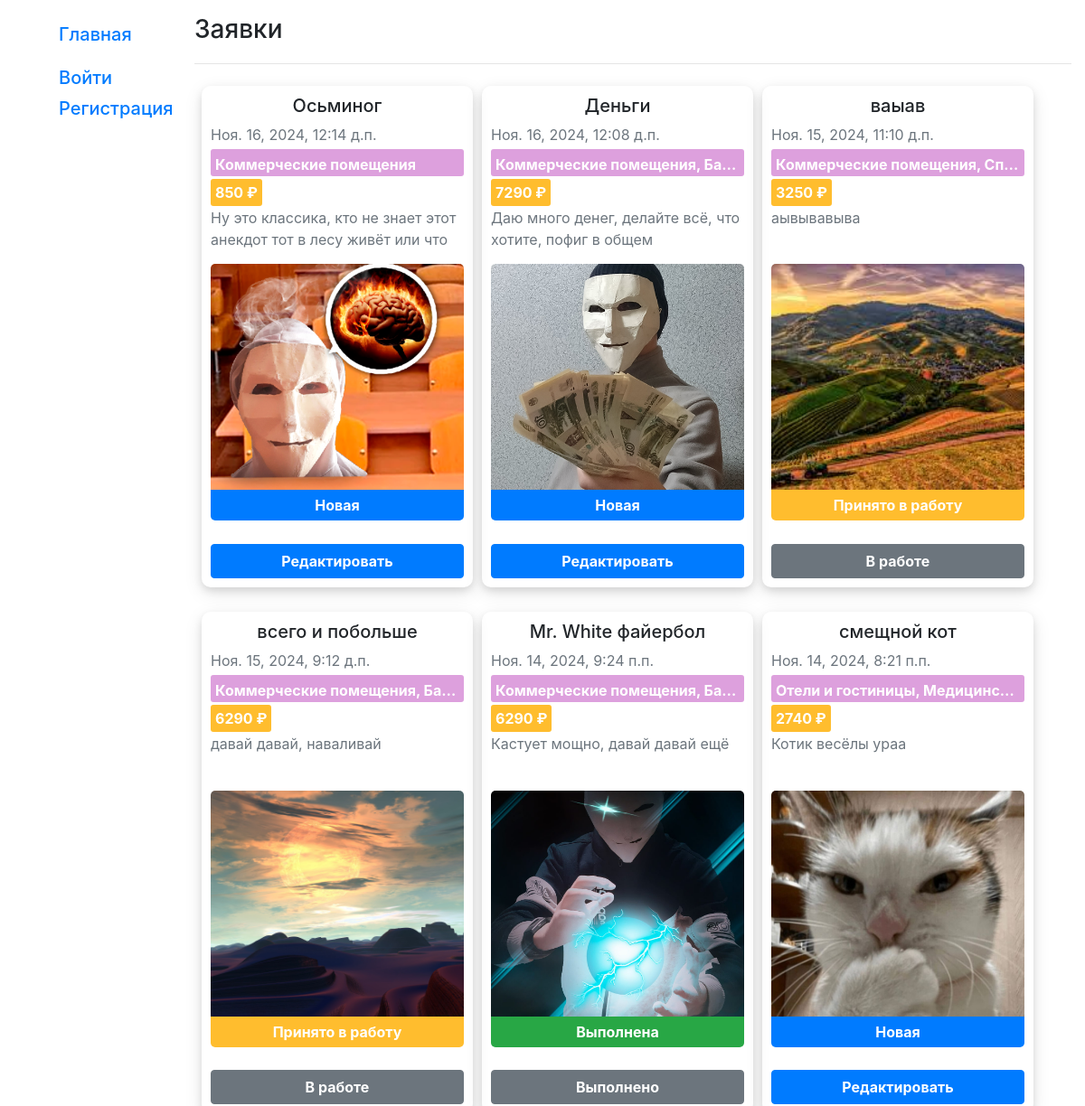
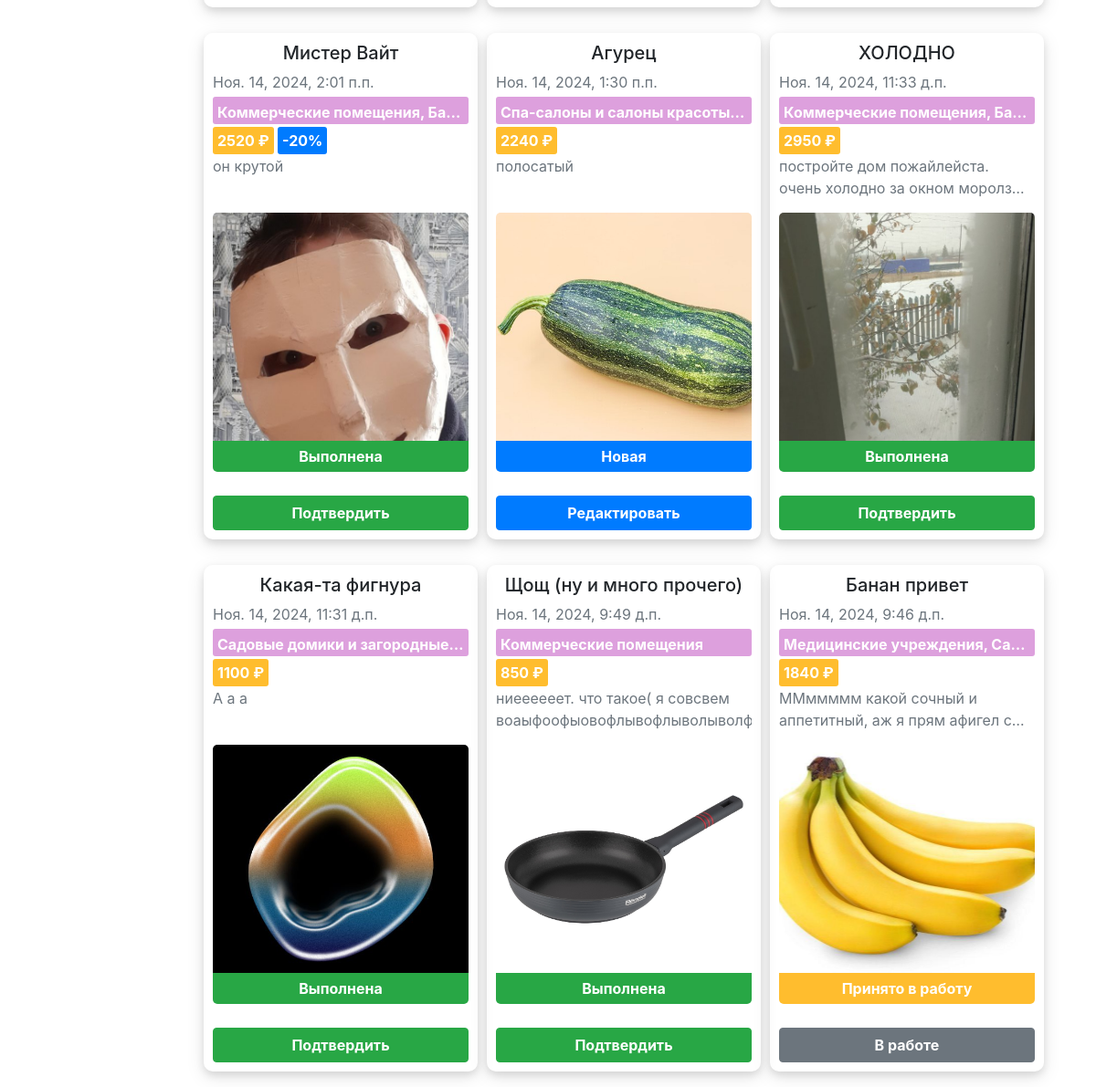
The app's page /design/all-apps/ with its own data (2 pictures, top to bottom).
### mysite/models.py (models this page shows, shortened)
class DesignApplication(models.Model):
    creator = models.ForeignKey(User, on_delete=models.CASCADE, null=True, blank=True, verbose_name='Создатель')
    title = models.CharField(max_length=200, verbose_name='Название')
    description = models.TextField(max_length=2000, verbose_name='Описание')
    photo = models.FileField(verbose_name='Фото помещения')
    time_created = models.DateTimeField(auto_now_add=True, verbose_name='Дата создания')
    category = models.ManyToManyField(Category, null=False, verbose_name='Категория')
    discount = models.IntegerField(verbose_name='Скидка', default=0)
    payment_confirmed = models.BooleanField(verbose_name='Оплата произведена', default=False)
    design_comment = models.TextField(max_length=1000, verbose_name='Комментарий', blank=True)
    design_photo = models.FileField(verbose_name='Изображение дизайна', blank=True)
    APP_STATUS = (
        ('n', 'Новая'),
        ('w', 'Принято в работу'),
        ('d', 'Выполнена'),
    )
    status = models.CharField(max_length=1, verbose_name='Статус заявки', choices=APP_STATUS, null=False, default='n')
    class Meta:
        permissions = [
            ('can_edit_status', 'Can edit application status')
        ]
    def time_created_f(self):
        return self.time_created
    def get_categories(self):
        categories = self.category.all()
        return ', '.join(str(category.title) for category in categories)
    def get_price(self):
        categories = self.category.all()
        return int(sum(category.price for category in categories) * (100 - self.discount) / 100)

class Category(models.Model):
    title = models.CharField(max_length=200, verbose_name='Название', unique=True)
    price = models.IntegerField(verbose_name='Цена', default=0)

### mysite/views.py (the view)
# urls.py: path('all-apps/', AllAppsListView.as_view(), name='all_apps'),
class AllAppsListView(generic.ListView, PermissionRequiredMixin):
    permission_required = 'mysite.can_edit_status'
    model = DesignApplication
    template_name = 'all_apps.html'
    def get_queryset(self):
        return DesignApplication.objects.all().order_by('-time_created')

### mysite/templates/all_apps.html
{% extends "layout/basic.html" %}
{% block content %}
<h3>Заявки</h3>
    {% if designapplication_list %}
        <hr>
        <div class="app-display p-2">
            {% for app in designapplication_list %}
                <div class="app-display-card">
                    <div>
                        <p class="mb-2 h5 text-center">{{app.title}}</p>
                        <p class="text-secondary mt-1 mb-1">{{ app.time_created_f }}</p>
                        <p class="text-white mb-0 app-display-category text-truncate">{{ app.get_categories }}</p>
                        <p class="text-white mb-0 app-display-price d-inline">{{ app.get_price }} ₽</p>
                        {% if app.discount != 0 %}
                            <p class="text-white mb-0 app-display-price d-inline bg-primary">-{{ app.discount }}%</p>
                        {% endif %}
                        <p class="text-secondary mt-1 mb-1 app-desc">{{ app.description }}</p>
                    </div>
                    <div>
                        {% if app.photo %}
                            <img src="{{ app.photo.url }}" alt="{{ app.title }}" class="app-display-img"/>
                        {% endif %}
                        <p class="text-white app-status mt-0
                        {% if app.status == 'n' %} bg-primary
                        {% elif app.status == 'w' %} bg-yellow
                        {% else %} bg-success
                        {% endif %}
                        ">{{ app.get_status_display }}</p>
                    </div>
                    {% if app.status == 'n' %}
                        <a href="{% url 'app_edit' app.id %}" class="btn btn-primary font-weight-bold">Редактировать</a>
                    {% elif app.status == 'w' %}
                        <p class="btn btn-secondary font-weight-bold mb-0">В работе</p>
                    {% elif not app.payment_confirmed %}
                        <a href="{% url 'app_edit_done' app.id %}" class="btn btn-success font-weight-bold">Подтвердить</a>
                    {% else %}
                        <p class="btn btn-secondary font-weight-bold mb-0">Выполнено</p>
                    {% endif %}
                </div>
            {% endfor %}
        </div>
    {% else %}
      <p>В базе нет заявок.</p>
    {% endif %}
{% endblock %}

### mysite/static/css/styles.css (style rules this page uses)
h3 { margin-bottom: 20px; }
.app-display { display: flex; flex-wrap: wrap; height: 100%; gap: 10px; }
.app-display-card { width: 300px; height: 555px; border-radius: 10px; box-shadow: 0 4px 8px 0 rgba(0, 0, 0, 0.1), 0 6px 20px 0 rgba(0, 0, 0, 0.1); padding: 10px; display: flex; flex-direction: column; justify-content: space-between; }
.app-display-img { width: 280px; height: 250px; object-fit: cover; border-radius: 5px 5px 0 0; }
.app-desc { height: 50px; overflow: hidden; white-space: normal; text-overflow: ellipsis; display: -webkit-box; -webkit-box-orient: vertical; -webkit-line-clamp: 2; }
.app-display-category { padding: 5px; border-radius: 3px; display: inline-block; background-color: plum; width: 100%; height: 30px; font-weight: bold; }
.app-display-price { padding: 5px; border-radius: 3px; display: inline-block; background-color: #ffbd2e; width: 100%; height: 30px; font-weight: bold; }
.app-status { font-weight: bold; padding: 5px; text-align: center; border-radius: 0 0 5px 5px; }
.bg-yellow { background-color: #ffbd2e; }

### records on screen
DesignApplication: title "Осьминог", time_created_f "Ноя. 16, 2024, 12:14 д.п.", get_categories "Коммерческие помещения", get_price "850", description "Ну это классика, кто не знает этот анекдот тот в лесу живёт или что", photo (picture), status "Новая", shows "Редактировать"
DesignApplication: title "Деньги", time_created_f "Ноя. 16, 2024, 12:08 д.п.", get_categories "Коммерческие помещения, Ба…", get_price "7290", description "Даю много денег, делайте всё, что хотите, пофиг в общем", photo (picture), status "Новая", shows "Редактировать"
DesignApplication: title "ваыав", time_created_f "Ноя. 15, 2024, 11:10 д.п.", get_categories "Коммерческие помещения, Сп…", get_price "3250", description "аывывавыва", photo (picture), status "Принято в работу", shows "В работе"
DesignApplication: title "всего и побольше", time_created_f "Ноя. 15, 2024, 9:12 д.п.", get_categories "Коммерческие помещения, Ба…", get_price "6290", description "давай давай, наваливай", photo (picture), status "Принято в работу", shows "В работе"
DesignApplication: title "Mr. White файербол", time_created_f "Ноя. 14, 2024, 9:24 п.п.", get_categories "Коммерческие помещения, Ба…", get_price "6290", description "Кастует мощно, давай давай ещё", photo (picture), status "Выполнена", payment_confirmed "Выполнено"
DesignApplication: title "смещной кот", time_created_f "Ноя. 14, 2024, 8:21 п.п.", get_categories "Отели и гостиницы, Медицинс…", get_price "2740", description "Котик весёлы ураа", photo (picture), status "Новая", shows "Редактировать"
DesignApplication: title "Мистер Вайт", time_created_f "Ноя. 14, 2024, 2:01 п.п.", get_categories "Коммерческие помещения, Ба…", get_price "2520", discount "20", description "он крутой", photo (picture), status "Выполнена", payment_confirmed "Подтвердить"
DesignApplication: title "Агурец", time_created_f "Ноя. 14, 2024, 1:30 п.п.", get_categories "Спа-салоны и салоны красоты…", get_price "2240", description "полосатый", photo (picture), status "Новая", shows "Редактировать"
DesignApplication: title "ХОЛОДНО", time_created_f "Ноя. 14, 2024, 11:33 д.п.", get_categories "Коммерческие помещения, Ба…", get_price "2950", description "постройте дом пожайлейста. очень холодно за окном…", photo (picture), status "Выполнена", payment_confirmed "Подтвердить"
DesignApplication: title "Какая-та фигнура", time_created_f "Ноя. 14, 2024, 11:31 д.п.", get_categories "Садовые домики и загородные…", get_price "1100", description "А а а", photo (picture), status "Выполнена", payment_confirmed "Подтвердить"
DesignApplication: title "Щощ (ну и много прочего)", time_created_f "Ноя. 14, 2024, 9:49 д.п.", get_categories "Коммерческие помещения", get_price "850", description "ниеееееет. что такое( я совсвем воаыфоофыовофлывофлыволыво…", photo (picture), status "Выполнена", payment_confirmed "Подтвердить"
DesignApplication: title "Банан привет", time_created_f "Ноя. 14, 2024, 9:46 д.п.", get_categories "Медицинские учреждения, Са…", get_price "1840", description "ММммммм какой сочный и аппетитный, аж я прям афигел…", photo (picture), status "Принято в работу", shows "В работе"
